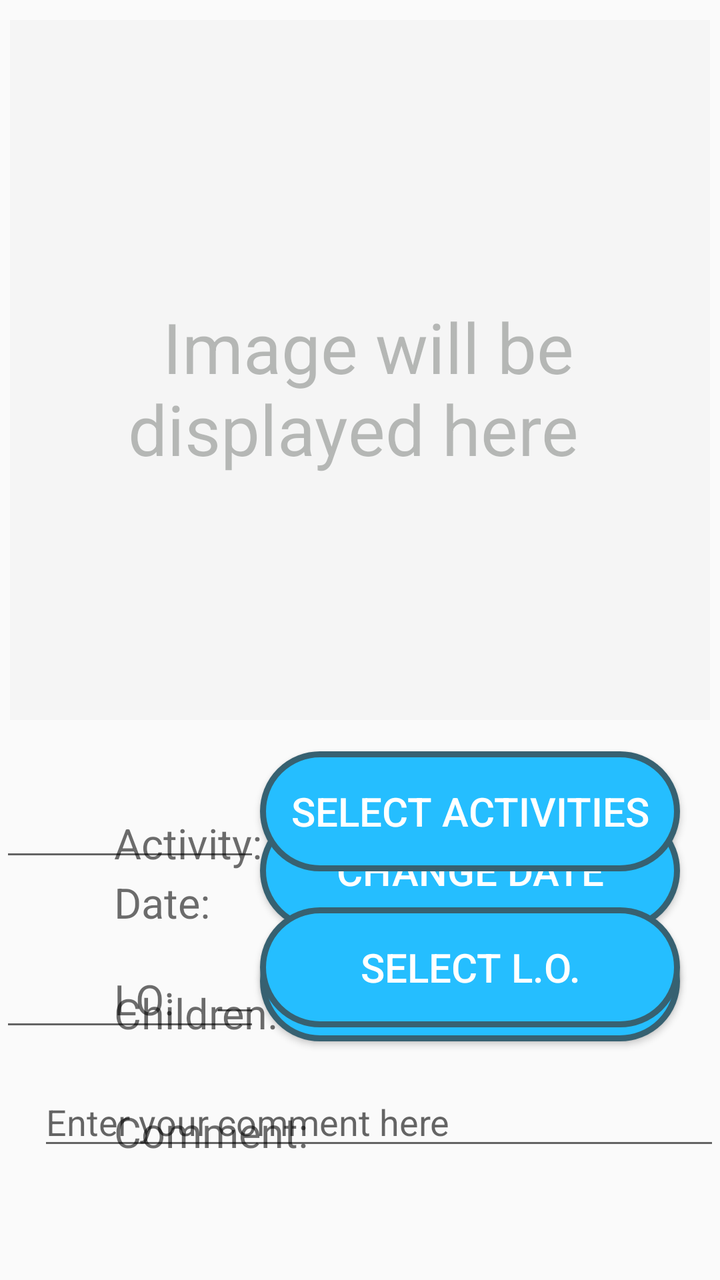
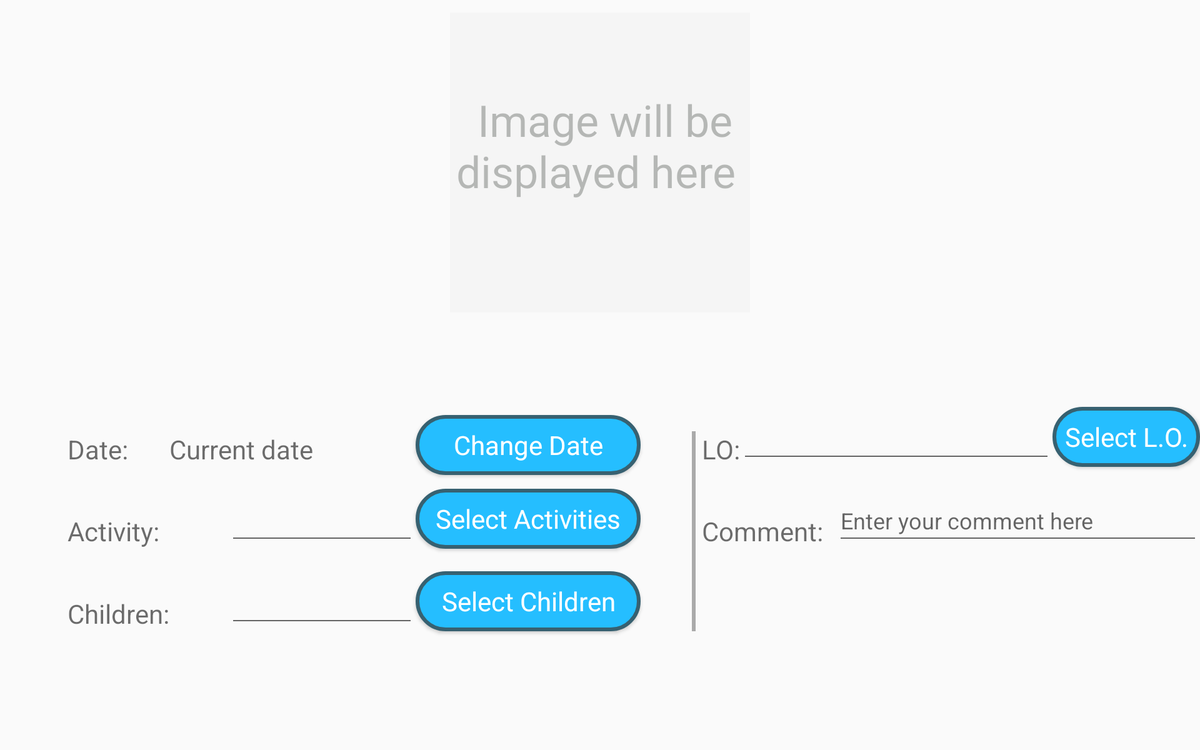

An Android layout and its configuration variant, each rendered on a device that would load it. The default file and the variant file are quoted in full after the pictures.
<!-- AndroidManifest.xml: application theme AppTheme -->
<!-- res/layout/picture_layout.xml -->
<?xml version="1.0" encoding="utf-8"?>

<RelativeLayout xmlns:android="http://schemas.android.com/apk/res/android"
    android:orientation="horizontal"
    android:layout_width="match_parent"
    android:layout_height="match_parent">
    <ImageView
        android:layout_width="350dp"
        android:layout_height="350dp"
        android:id="@+id/showpicture_image"
        android:layout_gravity="center_horizontal"
        android:layout_alignParentTop="true"
        android:layout_centerHorizontal="true"
        android:layout_marginTop="10dp"
        android:background="@color/primary_material_light"
        android:adjustViewBounds="false" />


    <RelativeLayout android:layout_width="match_parent"
        android:layout_height="198dp"

        android:touchscreenBlocksFocus="false"
        android:layout_alignParentBottom="true"
        android:layout_alignParentLeft="true"
        android:layout_alignParentStart="true"
        android:id="@+id/relativeLayout"
        android:layout_below="@+id/showpicture_image">
        <TextView
            android:layout_width="wrap_content"
            android:layout_height="wrap_content"
            android:textAppearance="?android:attr/textAppearanceLarge"
            android:text="@string/date_text"
            android:id="@+id/date_text"
            style="@style/seven_inches"
            android:layout_marginLeft="57dp"
            android:layout_marginStart="57dp"
            android:layout_marginTop="77dp"
            android:layout_alignParentTop="true"
            android:layout_alignParentLeft="true"
            android:layout_alignParentStart="true" />

        <TextView
            android:layout_width="wrap_content"
            android:layout_height="wrap_content"
            android:textAppearance="?android:attr/textAppearanceLarge"
            android:text="@string/children_text"
            android:id="@+id/children_text"
            style="@style/seven_inches"
            android:layout_alignBottom="@+id/children_edit"
            android:layout_alignLeft="@+id/activity_text"
            android:layout_alignStart="@+id/activity_text" />

        <TextView
            android:layout_width="wrap_content"
            android:layout_height="wrap_content"
            android:textAppearance="?android:attr/textAppearanceLarge"
            android:text="@string/activity_text"
            android:id="@+id/activity_text"
            style="@style/seven_inches"
            android:layout_marginBottom="25dp"
            android:layout_above="@+id/select_children"
            android:layout_alignLeft="@+id/date_text"
            android:layout_alignStart="@+id/date_text" />


        <TextView
            android:layout_width="wrap_content"
            android:layout_height="wrap_content"
            android:textAppearance="?android:attr/textAppearanceLarge"
            android:text="@string/lo_text"
            android:id="@+id/lo_text"
            style="@style/seven_inches"
            android:layout_alignBottom="@+id/lo_edit"
            android:layout_alignLeft="@+id/children_text"
            android:layout_alignStart="@+id/children_text" />

        <TextView
            android:layout_width="wrap_content"
            android:layout_height="wrap_content"
            android:textAppearance="?android:attr/textAppearanceLarge"
            android:text="@string/comment_text"
            android:id="@+id/comment_text"
            style="@style/seven_inches"
            android:layout_alignBottom="@+id/comment_edit"
            android:layout_alignLeft="@+id/lo_text"
            android:layout_alignStart="@+id/lo_text" />

        <TextView
            android:layout_width="wrap_content"
            android:layout_height="wrap_content"
            android:textAppearance="?android:attr/textAppearanceLarge"
            android:text="@string/date_view"
            android:id="@+id/date_view"

            style="@style/seven_inches"
            android:layout_alignTop="@+id/date_text"
            android:layout_toRightOf="@+id/children_text"
            android:layout_toEndOf="@+id/children_text" />

        <Button
            android:layout_width="210sp"
            android:layout_height="wrap_content"
            android:background="@drawable/buttonshape"
            android:textColor="#FFFFFF"
            android:text="@string/changeDate_button"
            android:id="@+id/changeDate_button"
            android:textSize="20dp"
            android:layout_alignBottom="@+id/date_view"
            android:layout_alignLeft="@+id/select_activity"
            android:layout_alignStart="@+id/select_activity" />

        <EditText
            android:layout_width="150sp"
            android:layout_height="wrap_content"
            android:id="@+id/children_edit"
            android:layout_centerVertical="true"
            android:layout_toRightOf="@+id/comment_text"
            android:layout_toStartOf="@+id/select_children"
            android:layout_toLeftOf="@+id/select_children" />

        <EditText
            android:layout_width="300sp"
            android:layout_height="wrap_content"
            android:id="@+id/lo_edit"
            android:layout_marginBottom="25dp"
            android:layout_above="@+id/comment_edit"
            android:layout_alignRight="@+id/children_edit"
            android:layout_alignEnd="@+id/children_edit"
            android:layout_toEndOf="@+id/date_text"
            android:layout_toRightOf="@+id/date_text" />

        <EditText
            android:layout_width="350sp"
            android:layout_height="wrap_content"
            android:inputType="textMultiLine"
            android:ems="10"
            android:id="@+id/comment_edit"
            android:maxLines="4"
            android:autoText="false"
            android:hint="@string/comment_hint"
            android:layout_marginBottom="60dp"
            android:layout_marginLeft="19dp"
            android:layout_marginStart="19dp"
            android:layout_alignParentBottom="true"
            android:layout_alignLeft="@+id/children_edit"
            android:layout_alignStart="@+id/children_edit" />

        <Button
            android:layout_width="210sp"
            android:layout_height="wrap_content"
            android:text="@string/select_children"
            android:id="@+id/select_children"
            android:textSize="20dp"
            android:textColor="#FFFFFF"

            android:background="@drawable/buttonshape"
            android:layout_alignBottom="@+id/children_edit"
            android:layout_alignLeft="@+id/select_activity"
            android:layout_alignStart="@+id/select_activity"
            android:clickable="false" />

        <Button
            android:layout_width="210sp"
            android:layout_height="wrap_content"
            android:text="@string/select_lo"
            android:background="@drawable/buttonshape"
            android:id="@+id/select_lo"
            android:textSize="20dp"
            android:textColor="#FFFFFF"

            android:layout_alignBottom="@+id/lo_edit"
            android:layout_toRightOf="@+id/children_edit"
            android:layout_toEndOf="@+id/children_edit" />

        <EditText
            android:layout_width="150sp"
            android:layout_height="wrap_content"
            android:id="@+id/activity_edit"
            android:layout_alignBottom="@+id/activity_text"
            android:layout_toLeftOf="@+id/select_activity"
            android:layout_alignLeft="@+id/children_edit"
            android:layout_alignStart="@+id/children_edit" />

        <Button
            android:layout_width="210sp"
            android:layout_height="wrap_content"
            android:text="@string/select_activity"
            android:background="@drawable/buttonshape"
            android:id="@+id/select_activity"
            android:textSize="20dp"
            android:textColor="#FFFFFF"

            android:layout_marginRight="20dp"
            android:layout_marginEnd="20dp"
            android:layout_alignBottom="@+id/activity_edit"
            android:layout_alignParentRight="true"
            android:layout_alignParentEnd="true" />

    </RelativeLayout>

    <TextView
        android:layout_width="wrap_content"
        android:layout_height="wrap_content"
        android:textAppearance="?android:attr/textAppearanceLarge"
        android:text="@string/image_text"
        android:id="@+id/image_text"
        android:textSize="35dp"
        android:lines="2"
        android:maxLines="1"
        android:layout_marginTop="140dp"
        android:layout_alignTop="@+id/showpicture_image"
        android:layout_centerHorizontal="true"
        android:textColor="#48101910"
        android:visibility="visible"
        android:typeface="sans"
        android:focusable="false"
        android:autoText="false" />

    <ImageView
        android:layout_width="70dp"
        android:layout_height="70dp"
        android:id="@+id/takepicture_image"
        android:src="@drawable/ic_add_black_24dp"
        android:clickable="true"
        android:layout_alignTop="@+id/showpicture_image"
        android:layout_toRightOf="@+id/showpicture_image"
        android:layout_toEndOf="@+id/showpicture_image" />

    <ImageView
        android:layout_width="70dp"
        android:layout_height="70dp"
        android:id="@+id/deletepicture_image"
        android:src="@drawable/ic_delete_black_24dp"
        android:clickable="true"
        android:layout_above="@+id/relativeLayout"
        android:layout_toRightOf="@+id/showpicture_image"
        android:layout_toEndOf="@+id/showpicture_image" />

    <ImageView
        android:layout_width="70dp"
        android:layout_height="70dp"
        android:id="@+id/savepicture_image"
        android:src="@drawable/ic_save_black_24dp"
        android:clickable="true"
        android:layout_alignTop="@+id/image_text"
        android:layout_toRightOf="@+id/showpicture_image"
        android:layout_toEndOf="@+id/showpicture_image" />

</RelativeLayout>
<!-- resources referenced by this layout -->
<resources>
  <!-- drawable buttonshape (drawable) -->
  <?xml version="1.0" encoding="utf-8"?>
  <shape xmlns:android="http://schemas.android.com/apk/res/android" android:shape="rectangle" >
      <corners
          android:radius="100dp"
          />
      <solid
          android:color="#25beff"
          />
      <padding
          android:left="0dp"
          android:top="0dp"
          android:right="0dp"
          android:bottom="0dp"
          />
      <size
          android:width="270dp"
          android:height="60dp"
          />
      <stroke
          android:width="3dp"
          android:color="#376171"
          />
  </shape>
  <string name="activity_text">Activity:</string>
  <string name="changeDate_button">Change Date</string>
  <string name="children_text">Children:</string>
  <string name="comment_hint">Enter your comment here</string>
  <string name="comment_text">Comment:</string>
  <string name="date_text">Date:</string>
  <string name="date_view">Current date</string>
  <string name="image_text">\u0020 Image will be \ndisplayed here</string>
  <string name="lo_text">LO:</string>
  <string name="select_activity">Select Activities</string>
  <string name="select_children">Select Children</string>
  <string name="select_lo">Select L.O.</string>
  <!-- from res/values-v21/ -->
  <style name="seven_inches" parent="@android:style/Theme">
          <item name="android:textSize">21sp</item>
  
  
      </style>
  <!-- from res/values-v21/ -->
  <style name="AppTheme" parent="Theme.AppCompat.Light.DarkActionBar">
          
  
          <item name="android:textColorPrimary">@color/primary_text_material_light</item>
          <item name="android:navigationBarColor">#00b0ff</item>
      </style>
  <color name="primary_text_material_light">#92000000</color>
</resources>
<!-- res/layout-sw600dp-land/picture_layout.xml (the repository's variant of the layout above) -->
<!-- drawn on a 7-inch tablet turned sideways -->
<?xml version="1.0" encoding="utf-8"?>
<RelativeLayout xmlns:android="http://schemas.android.com/apk/res/android"
    android:orientation="horizontal"
    android:layout_width="match_parent"
    android:layout_height="match_parent"
    >
    <ImageView
        android:layout_width="240dp"
        android:layout_height="240dp"
        android:id="@+id/showpicture_image"
        android:layout_gravity="center_horizontal"
        android:layout_alignParentTop="true"
        android:layout_centerHorizontal="true"
        android:layout_marginTop="10dp"
        android:background="@color/primary_material_light"
        android:adjustViewBounds="false" />


    <RelativeLayout android:layout_width="match_parent"
        android:layout_height="198dp"

        android:touchscreenBlocksFocus="false"
        android:layout_alignParentBottom="true"
        android:layout_alignParentLeft="true"
        android:layout_alignParentStart="true"
        android:id="@+id/relativeLayout"
        android:layout_below="@+id/showpicture_image">
        <TextView
            android:layout_width="wrap_content"
            android:layout_height="wrap_content"
            android:textAppearance="?android:attr/textAppearanceLarge"
            android:text="@string/date_text"
            android:id="@+id/date_text"
            style="@style/seven_inches"
            android:layout_alignTop="@+id/view"
            android:layout_alignLeft="@+id/activity_text"
            android:layout_alignStart="@+id/activity_text" />

        <TextView
            android:layout_width="wrap_content"
            android:layout_height="wrap_content"
            android:textAppearance="?android:attr/textAppearanceLarge"
            android:text="@string/children_text"
            android:id="@+id/children_text"
            style="@style/seven_inches"
            android:layout_alignBottom="@+id/view"
            android:layout_alignLeft="@+id/activity_text"
            android:layout_alignStart="@+id/activity_text" />

        <TextView
            android:layout_width="wrap_content"
            android:layout_height="wrap_content"
            android:textAppearance="?android:attr/textAppearanceLarge"
            android:text="@string/activity_text"
            android:id="@+id/activity_text"
            style="@style/seven_inches"
            android:layout_marginLeft="54dp"
            android:layout_marginStart="54dp"
            android:layout_centerVertical="true"
            android:layout_alignParentLeft="true"
            android:layout_alignParentStart="true" />


        <View
            android:layout_width="3dp"
            android:layout_height="160sp"
            android:background="@android:color/darker_gray"
            android:id="@+id/view"
            android:layout_marginLeft="22sp"
            android:layout_marginStart="41dp"
            android:layout_centerVertical="true"
            android:layout_toRightOf="@+id/changeDate_button"
            android:layout_toEndOf="@+id/changeDate_button" />
        <TextView
            android:layout_width="wrap_content"
            android:layout_height="wrap_content"
            android:textAppearance="?android:attr/textAppearanceLarge"
            android:text="@string/lo_text"
            android:id="@+id/lo_text"
            style="@style/seven_inches"
            android:layout_alignTop="@+id/date_view"
            android:layout_alignLeft="@+id/comment_text"
            android:layout_alignStart="@+id/comment_text"
            android:layout_marginLeft="0dp" />

        <TextView
            android:layout_width="wrap_content"
            android:layout_height="wrap_content"
            android:textAppearance="?android:attr/textAppearanceLarge"
            android:text="@string/comment_text"
            android:id="@+id/comment_text"
            style="@style/seven_inches"
            android:layout_alignBottom="@+id/select_activity"
            android:layout_toRightOf="@+id/view"
            android:layout_toEndOf="@+id/view"
            android:layout_marginLeft="5dp" />

        <TextView
            android:layout_width="wrap_content"
            android:layout_height="wrap_content"
            android:textAppearance="?android:attr/textAppearanceLarge"
            android:text="@string/date_view"
            android:id="@+id/date_view"

            style="@style/seven_inches"
            android:layout_alignTop="@+id/date_text"
            android:layout_toRightOf="@+id/children_text"
            android:layout_toEndOf="@+id/children_text" />

        <Button
            android:layout_width="180sp"
            android:layout_height="48sp"
            android:text="@string/changeDate_button"
            android:id="@+id/changeDate_button"
            style="@style/seven_inches"
            android:background="@drawable/buttonshape"
            android:textColor="#FFFFFF"
            android:layout_marginLeft="82dp"
            android:layout_marginStart="82dp"
            android:layout_alignTop="@+id/lo_edit"
            android:layout_toRightOf="@+id/date_view"
            android:layout_toEndOf="@+id/date_view" />

        <EditText
            android:layout_width="150sp"
            android:layout_height="wrap_content"
            android:id="@+id/children_edit"
            android:layout_marginLeft="11dp"
            android:layout_alignBottom="@+id/children_text"
            android:layout_toRightOf="@+id/children_text"
            android:layout_toLeftOf="@+id/select_children"
            android:layout_toStartOf="@+id/select_children" />

        <EditText
            android:layout_width="250dp"
            android:layout_height="wrap_content"
            android:id="@+id/lo_edit"
            android:layout_alignBottom="@+id/lo_text"
            android:layout_toEndOf="@+id/lo_text"
            android:layout_toRightOf="@+id/lo_text" />

        <EditText
            android:layout_width="200sp"
            android:layout_height="wrap_content"
            android:inputType="textMultiLine"
            android:ems="10"
            android:id="@+id/comment_edit"
            android:maxLines="4"
            android:autoText="false"
            android:hint="@string/comment_hint"
            android:layout_toRightOf="@+id/comment_text"
            android:layout_marginLeft="10dp"
            android:layout_alignRight="@+id/select_lo"
            android:layout_alignEnd="@+id/select_lo"
            android:layout_alignBottom="@+id/comment_text"
            android:layout_alignTop="@+id/select_activity" />

        <Button
            android:layout_width="wrap_content"
            android:layout_height="48sp"
            android:text="@string/select_children"
            android:id="@+id/select_children"
            android:background="@drawable/buttonshape"
            android:textColor="#FFFFFF"
            style="@style/seven_inches"
            android:layout_alignBottom="@+id/children_edit"
            android:layout_toRightOf="@+id/activity_edit"
            android:layout_alignRight="@+id/select_activity"
            android:layout_alignEnd="@+id/select_activity" />

        <Button
            android:layout_width="wrap_content"
            android:layout_height="48dp"
            android:text="@string/select_lo"
            android:id="@+id/select_lo"
            style="@style/seven_inches"
            android:background="@drawable/buttonshape"
            android:textColor="#FFFFFF"
            android:layout_alignBottom="@+id/lo_edit"
            android:layout_toRightOf="@+id/lo_edit"
            android:layout_toEndOf="@+id/lo_edit" />

        <EditText
            android:layout_width="150sp"
            android:layout_height="wrap_content"
            android:id="@+id/activity_edit"
            android:layout_alignBottom="@+id/comment_text"
            android:layout_toRightOf="@+id/children_text"
            android:layout_toLeftOf="@+id/select_activity"
            android:layout_toStartOf="@+id/select_activity" />

        <Button
            android:layout_width="180sp"
            android:layout_height="48dp"
            android:text="@string/select_activity"
            android:id="@+id/select_activity"
            style="@style/seven_inches"
            android:background="@drawable/buttonshape"
            android:textColor="#FFFFFF"
            android:layout_alignBottom="@+id/activity_text"
            android:layout_toLeftOf="@+id/view"
            android:layout_toStartOf="@+id/view" />

    </RelativeLayout>

    <TextView
        android:layout_width="wrap_content"
        android:layout_height="wrap_content"
        android:textAppearance="?android:attr/textAppearanceLarge"
        android:text="@string/image_text"
        android:id="@+id/image_text"
        android:textSize="35dp"
        android:lines="2"
        android:maxLines="1"
        android:textColor="#48101910"
        android:visibility="visible"
        android:typeface="sans"
        android:focusable="false"
        android:autoText="false"
        android:layout_alignBottom="@+id/savepicture_image"
        android:layout_centerHorizontal="true" />

    <ImageView
        android:layout_width="55dp"
        android:layout_height="55dp"
        android:id="@+id/takepicture_image"
        android:src="@drawable/ic_add_black_24dp"
        android:clickable="true"
        android:layout_alignTop="@+id/showpicture_image"
        android:layout_toRightOf="@+id/showpicture_image"
        android:layout_toEndOf="@+id/showpicture_image"
        android:layout_marginLeft="63dp"
        android:layout_marginStart="63dp" />

    <ImageView
        android:layout_width="55dp"
        android:layout_height="55dp"
        android:id="@+id/deletepicture_image"
        android:src="@drawable/ic_delete_black_24dp"
        android:clickable="true"
        android:layout_above="@+id/relativeLayout"
        android:layout_alignLeft="@+id/savepicture_image"
        android:layout_alignStart="@+id/savepicture_image" />

    <ImageView
        android:layout_width="55dp"
        android:layout_height="55dp"
        android:id="@+id/savepicture_image"
        android:src="@drawable/ic_save_black_24dp"
        android:clickable="true"
        android:layout_below="@+id/takepicture_image"
        android:layout_alignLeft="@+id/takepicture_image"
        android:layout_alignStart="@+id/takepicture_image"
        android:layout_marginTop="40dp" />

</RelativeLayout>
<!-- resources referenced by the variant -->
<!-- as a 7-inch tablet turned sideways resolves them -->
<resources>
  <!-- drawable buttonshape (drawable) -->
  <?xml version="1.0" encoding="utf-8"?>
  <shape xmlns:android="http://schemas.android.com/apk/res/android" android:shape="rectangle" >
      <corners
          android:radius="100dp"
          />
      <solid
          android:color="#25beff"
          />
      <padding
          android:left="0dp"
          android:top="0dp"
          android:right="0dp"
          android:bottom="0dp"
          />
      <size
          android:width="270dp"
          android:height="60dp"
          />
      <stroke
          android:width="3dp"
          android:color="#376171"
          />
  </shape>
  <string name="activity_text">Activity:</string>
  <string name="changeDate_button">Change Date</string>
  <string name="children_text">Children:</string>
  <!-- from res/values-w820dp/ -->
  <string name="comment_hint">Enter your comment here</string>
  <string name="comment_text">Comment:</string>
  <string name="date_text">Date:</string>
  <string name="date_view">Current date</string>
  <string name="image_text">\u0020 Image will be \ndisplayed here</string>
  <string name="lo_text">LO:</string>
  <string name="select_activity">Select Activities</string>
  <string name="select_children">Select Children</string>
  <string name="select_lo">Select L.O.</string>
  <!-- from res/values-v21/ -->
  <style name="seven_inches" parent="@android:style/Theme">
          <item name="android:textSize">21sp</item>
  
  
      </style>
  <!-- from res/values-v21/ -->
  <style name="AppTheme" parent="Theme.AppCompat.Light.DarkActionBar">
          
  
          <item name="android:textColorPrimary">@color/primary_text_material_light</item>
          <item name="android:navigationBarColor">#00b0ff</item>
      </style>
  <color name="primary_text_material_light">#92000000</color>
</resources>
